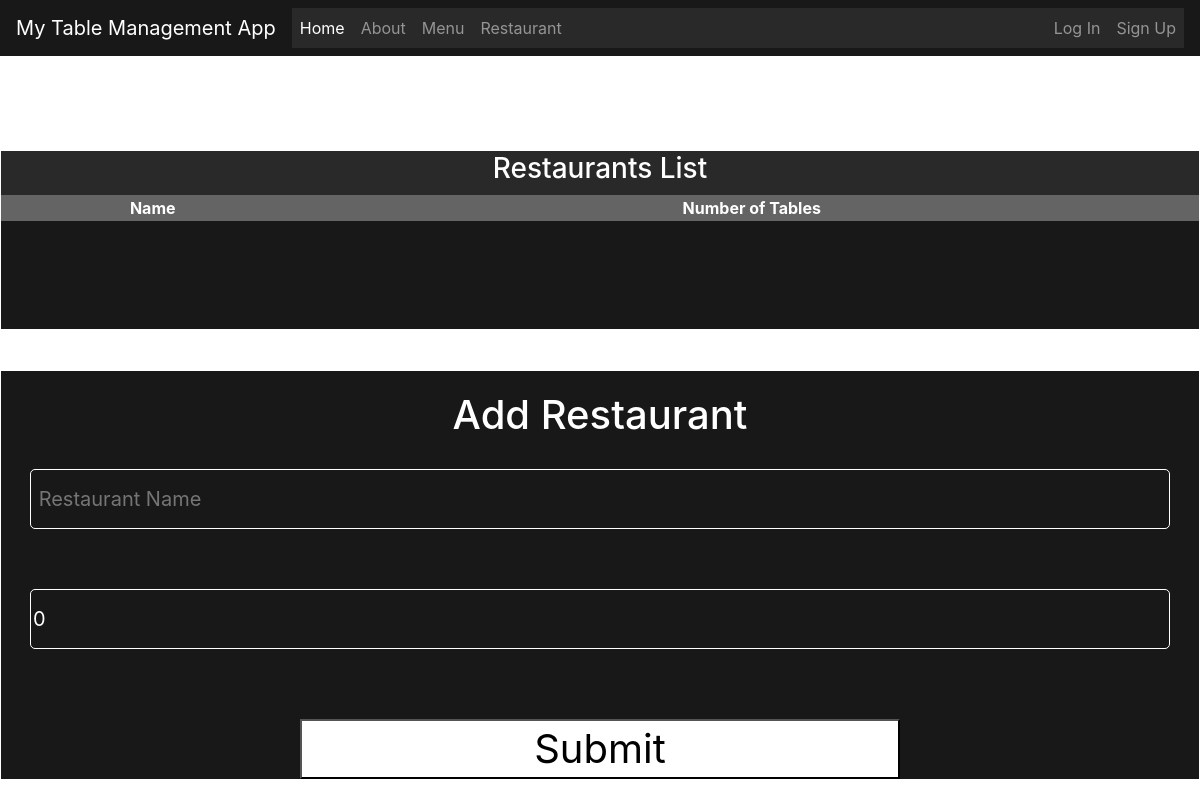
The page /restaurant/ on the database as committed earlier.
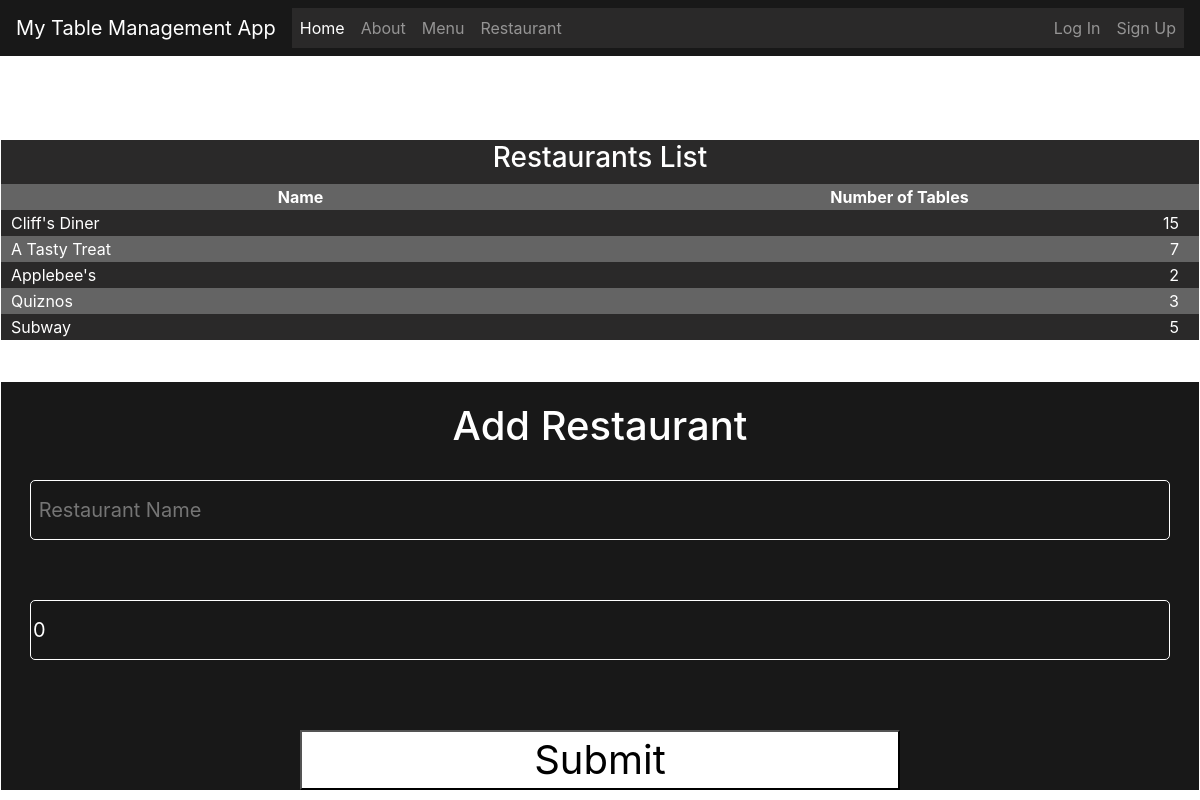
The same page on the database as committed later.
### TMS/models.py (models this page shows)
class Restaurant(models.Model):
    name = models.CharField(max_length=30)
    numTables = models.PositiveIntegerField(editable=True, default=0)

### TMS/views.py (the view, shortened to what this page needs)
# urls.py: path("restaurant/", views.restaurant_view, name="restaurant")
def restaurant_view(request):
    form = SaveRestaurantProfile()
    restaurants = Restaurant.objects.all()
    return render(request, 'restaurant.html', {'restaurants': restaurants, 'form': form})

### TMS/forms.py
class SaveRestaurantProfile(forms.ModelForm):
      def __init__(self, *args, **kwargs):
            super().__init__(*args, **kwargs)
            self.fields['name'].widget.attrs.update({
                  'placeholder': ' Restaurant Name',
                  'class': 'form-input',
                  'style': 'background-color: transparent; border: 1px white solid; border-radius: 5px; font-size: 20px; color: white'
            })
            self.fields['numTables'].widget.attrs.update({
                  'placeholder': ' Number of Tables',
                  'class': 'form-input',
                  'style': 'background-color: transparent; border: 1px white solid; border-radius: 5px; font-size: 20px; color: white'
            })
      class Meta:
            model = Restaurant
            fields = ['name', 'numTables']

### TMS/templates/restaurant.html (shortened to what this page needs)
{% extends "base.html" %}
{% load static %}
{% block styles %}
<link rel="stylesheet" href="{% static 'css/menu.css' %}">
{% endblock styles %}
{% block content %}
<div class="wrapper-restaurant wrapper-alt restaurant-display">
    <table>
        <th colspan="2"><h3>Restaurants List</h3></th>
        <tr>
            <th class="column_headers">Name</th>
            <th class="column_headers">Number of Tables</th>
        </tr>
    {% for restaurant in restaurants %}
    <tr>
        <td class="left-column">{{restaurant.name}}</td>
        <td class="right-column">{{restaurant.numTables}}</td>
    </tr>
    {% endfor %}
    </table>
</div>
<div class="wrapper-restaurant wrapper-alt">
    <form method="POST" action="{% url 'restaurant' %}">
        <h1>Add Restaurant</h1>
        <div class="input-field">
            {{form.name}}
        </div>
        <div class="input-field">
            {{form.numTables}}
        </div>
        <div>
            <button style="width:600px; height: 60px; font-size: 40px;">Submit</button>
        </div>
    </form>
</div>
{% endblock content %}

### TMS/templates/base.html (shortened to what this page needs)
<!DOCTYPE html>
{% load static %}
<html lang="en">
  <head>
    <link
      href="https://stackpath.bootstrapcdn.com/bootstrap/4.3.1/css/bootstrap.min.css"
      rel="stylesheet"
    />
    {% block styles %}
    {% endblock styles %}
    <link rel="stylesheet" href="{% static 'css/navbar.css' %}">
  </head>
  <body>
    <nav class="navbar navbar-expand-lg navbar-dark bg-dark">
      <a class="navbar-brand" href="#">My Table Management App</a>
      <div class="collapse navbar-collapse" id="navbarNav">
        <ul class="navbar-nav">
          <li class="nav-item active">
            <a class="nav-link" href="{% url 'home' %}">Home</a>
          </li>
          <li class="nav-item">
            <a class="nav-link" href="{% url 'about' %}">About</a>
          </li>
          <li class="nav-item">
            <a class="nav-link" href="{% url 'menu' %}">Menu</a>
          </li>
          <li class="nav-item">
            <a href="{% url 'restaurant' %}" class="nav-link">Restaurant</a>
          </li>
        </ul>
        <ul class="navbar-nav nav-user">
          {% if request.user.is_authenticated %}
          <li class="nav-item">
            <a href="{% url 'logout' %}" class="nav-link">Log Out</a>
          </li>
          <li class="nav-item">
            <a href="" class="nav-link">Welcome, {{user.username}}</a>
          </li>
          {% else %}
          <li class="nav-item">
            <a href="{% url 'login' %}" class="nav-link">Log In</a>
          </li>
          <li class="nav-item nav-info">
            <a href="{% url 'signup' %}" class="nav-link">Sign Up</a>
          </li>
          {% endif %}
        </ul>
      </div>
    </nav>
    {% block content %}
    {% endblock %}
  </body>
</html>

### TMS/static/css/menu.css (style rules this page uses)
body { height: 100vh; width: 100vw; display: flex; align-items: center; justify-content: center; background-image: url("/static/img/clem-onojeghuo-zlABb6Gke24-unsplash.jpg"); background-size: cover; }
.wrapper-menu, .wrapper-restaurant { background-color: rgb(24, 24, 24); height: 700px; width: 700px; display: flex; align-items: center; margin: 20px; border: solid white 1px; }
.wrapper-alt { background-color: rgb(24, 24, 24); border: solid white 1px; display: flex; flex-direction: column; align-items: center; }
form { height: 100%; width: 100%; display: flex; flex-direction: column; align-items: center; }
h1 { margin: 20px; color: white; }
.input-field { margin: 10px; height: 60px; width: 600px; display: inline-block; margin-bottom: 50px; color: white; align-items: center; }
.form-input { height: 60px; width: 600px; }
button { width: 600px; height: 60px; font-size: 40px; background-color: white; color: black; margin-top: 20px; display: flex; justify-content: center; align-items: center; }
th { text-align: center; }
.column_headers { text-align: center; }
td { width: 300px; }
table { width: 100%; color: white; }
.left-column { text-align: left; padding-left: 10px; }
.right-column { text-align: right; padding-right: 20px; }
table tr:nth-child(odd) { background-color: rgb(42, 41, 41); }
table tr:nth-child(even) { background-color: rgb(100, 100, 100); }
@media (max-width: 1000px), (max-height: 1000px) { body { flex-direction: column; justify-content: center; align-items: center; } }
@media (max-width: 1000px), (max-height: 1000px) { .wrapper-alt { background-color: rgb(24, 24, 24); border: solid white 1px; display: flex; flex-direction: column; align-items: center; width: 100vw; height: 100%; } }
@media (max-width: 1000px), (max-height: 1000px) { button, .form-input, .input-field { width: 95vw; } }
@media (max-width: 1000px), (max-height: 1000px) { .restaurant-display, .menu-display { margin-top: 150px; } }

### TMS/static/css/navbar.css (style rules this page uses)
.navbar { background-color: rgb(24, 24, 24) !important; position: absolute; top: 0px; width: 100%; border-bottom: 1px white solid; }
.navbar-collapse { background-color: rgb(42, 41, 41); display: flex; justify-content: space-between; }
.nav-info { display: flex; flex-direction: row; }

Rows that differ between the two databases and show on the page:
added Restaurant: name "Cliff's Diner", numTables "15"
added Restaurant: name "A Tasty Treat", numTables "7"
added Restaurant: name "Applebee's", numTables "2"
added Restaurant: name "Quiznos", numTables "3"
added Restaurant: name "Subway", numTables "5"
